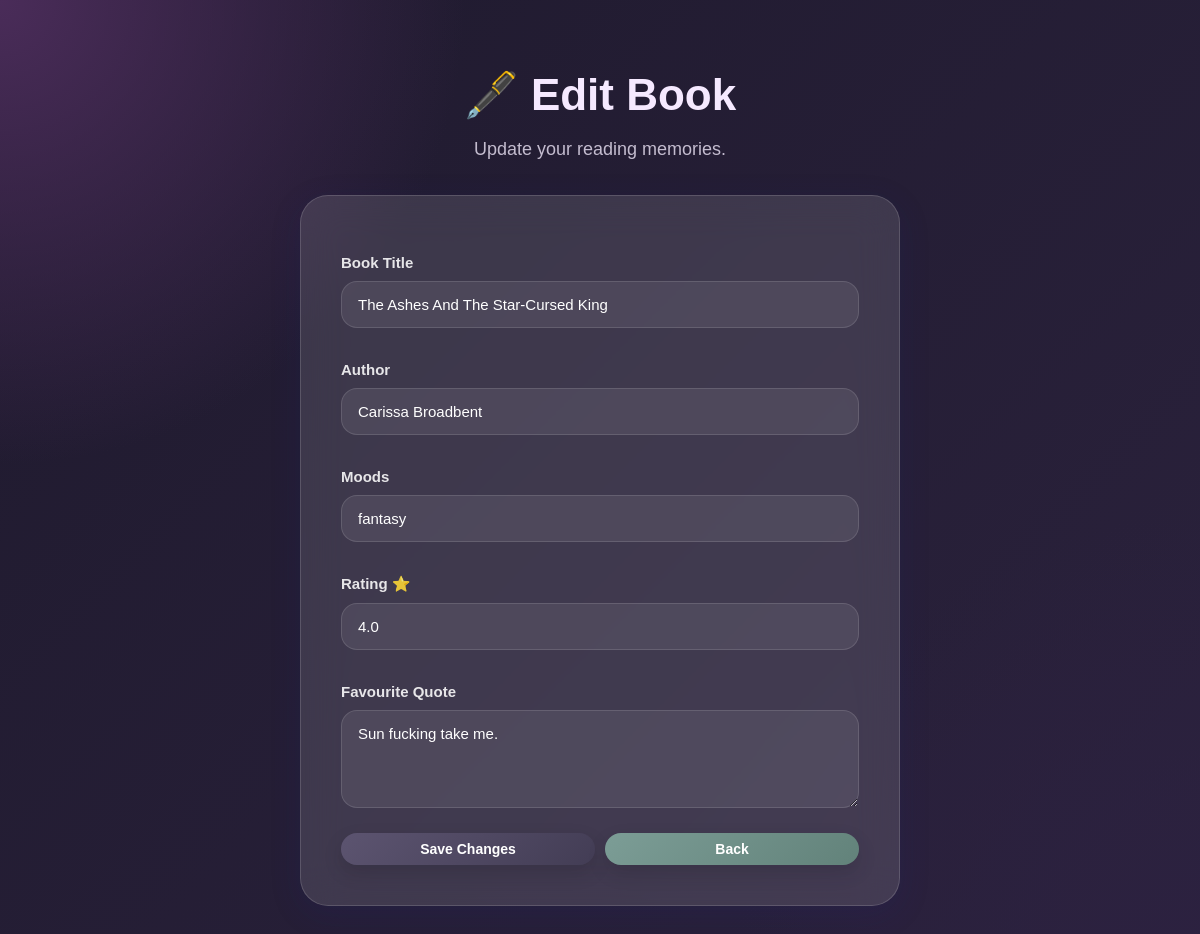
Page /edit/36 (signed in) on the committed database.
### app.py (models this page shows)
class Book(db.Model):
    id = db.Column(
        db.Integer,
        primary_key=True
    )
    title = db.Column(
        db.String(200),
        nullable=False
    )
    author = db.Column(
        db.String(200),
        nullable=False
    )
    mood = db.Column(
        db.String(200),
        nullable=False
    )
    rating = db.Column(
        db.Float,
        nullable=False
    )
    favorite = db.Column(
        db.Boolean,
        default=False
    )
    quote = db.Column(db.Text)
    cover_url = db.Column(
        db.String(500)
    )
    created_at = db.Column(
        db.DateTime,
        default = datetime.now(timezone.utc)
    )
    user_id = db.Column(
        db.Integer,
        db.ForeignKey("user.id"),
        nullable=False
    )

### app.py (the view, shortened to what this page needs)
@app.route("/edit/<int:id>", methods=["GET", "POST"])
@login_required
def edit_book(id):
    book = Book.query.filter_by(
        id=id,
        user_id=current_user.id
    ).first_or_404()
    return render_template(
        "edit.html",
        book=book
    )

### app.py (called while the page is built)
@login_manager.user_loader
def load_user(user_id):
    return db.session.get(
        User,
        int(user_id)
    )

### templates/edit.html (shortened to what this page needs)
<!doctype html>
<html lang="en">
  <head>
    <link rel="stylesheet" href="{{url_for('static',filename='style.css')}}" />
  </head>
  <body class="dark-mode">
    <div class="container">
      <h1 class="edit-title">🖋️ Edit Book</h1>
      <p class="edit-subtitle">Update your reading memories.</p>
      <form method="POST" class="edit-form">
        <label>Book Title</label>
        <input type="text" name="title" value="{{ book.title }}" required />
        <label>Author</label>
        <input type="text" name="author" value="{{ book.author }}" required />
        <label>Moods</label>
        <input
          type="text"
          name="mood"
          autocomplete="off"
          value="{{ book.mood }}"
          required
        />
        <label>Rating ⭐</label>
        <input
          type="number"
          name="rating"
          value="{{ book.rating }}"
          min="1"
          max="5"
          step="0.1"
          required
        />
        <label> Favourite Quote</label>
        <textarea
          name="quote"
          rows="4"
          placeholder="A line that stayed with you..."
        >
{{ book.quote }}</textarea
        >
        <div class="button-row">
          <button class="btn brown-btn" type="submit">Save Changes</button>
          <a href="/" class="btn green-btn"> Back </a>
        </div>
      </form>
    </div>
  </body>
</html>

### static/style.css (style rules this page uses)
* { box-sizing: border-box; }
:root { --primary: #5c5470; --primary-dark: #433d55; --secondary: #7c9d96; --secondary-dark: #62827a; --danger: #d67b7b; --danger-dark: #be6363; --gold: #d4a373; --gold-dark: #bc8a5f; --text-main: #3d3d3d; --text-soft: #7d748f; --glass-bg: rgba(255, 255, 255, 0.18); --glass-border: rgba(255, 255, 255, 0.22); --shadow: 0 8px 32px rgba(31, 38, 135, 0.14); --hover-shadow: 0 18px 40px rgba(31, 38, 135, 0.18); }
body { margin: 0; padding: 40px; min-height: 100vh; font-family: "Poppins", sans-serif; color: var(--text-main); background: radial-gradient(circle at top left, #f3d9fa 0%, transparent 28%), radial-gradient(circle at bottom right, #d6e4ff 0%, transparent 30%), linear-gradient(135deg, #f6f3ee, #e9e2d8); background-attachment: fixed; }
.container { max-width: 1450px; margin: auto; }
.navbar, form, .book-card, .stat-card, .api-search-box { background: var(--glass-bg); backdrop-filter: blur(22px); -webkit-backdrop-filter: blur(22px); border: 1px solid var(--glass-border); border-radius: 26px; box-shadow: var(--shadow), inset 0 1px 1px rgba(255, 255, 255, 0.22); }
.edit-form { max-width: 600px; margin: 35px auto; padding: 40px; background: rgba(255, 255, 255, 0.22); backdrop-filter: blur(18px); border-radius: 28px; box-shadow: var(--shadow); }
label { display: block; margin-top: 18px; margin-bottom: 10px; font-size: 15px; font-weight: 600; color: var(--primary-dark); }
.edit-form label { color: rgba(255, 255, 255, 0.88); }
.edit-title { font-size: 44px; margin-bottom: 8px; text-align: center; }
.edit-subtitle { font-size: 18px; color: var(--text-soft); margin-bottom: 35px; text-align: center; opacity: 0.8; }
form { width: 100%; max-width: 520px; margin: 28px auto; padding: 32px; display: flex; flex-direction: column; }
input, select, textarea { width: 100%; margin-top: 0; padding: 14px 16px; margin-bottom: 15px; border-radius: 16px; border: 1px solid rgba(255, 255, 255, 0.15); background: rgba(255, 255, 255, 0.7); font-size: 15px; font-weight: 500; margin-top: 0; font-family: inherit; color: var(--text-main); transition: 0.25s ease; }
textarea { resize: vertical; min-height: 80px; }
.btn { display: inline-flex; justify-content: center; align-items: center; gap: 6px; box-shadow: 0 8px 20px rgba(0, 0, 0, 0.12); padding: 8px 12px; border: none; border-radius: 16px; text-decoration: none; color: white; font-size: 14px; font-weight: 600; cursor: pointer; transition: transform 0.25s ease, box-shadow 0.25s ease, opacity 0.25s ease; white-space: nowrap; }
.brown-btn { background: linear-gradient(135deg, var(--primary), var(--primary-dark)); }
.green-btn { background: linear-gradient(135deg, var(--secondary), var(--secondary-dark)); }
.button-row { display: flex; gap: 10px; margin-top: auto; padding-top: 10px; }
.button-row .btn { flex: 1; }
body.dark-mode { background: radial-gradient(circle at top left, #4a2c59 0%, transparent 30%), radial-gradient(circle at bottom right, #2c2140 0%, transparent 30%), linear-gradient(135deg, #1f1a2e, #2b223d); color: #f5e9ff; }
body.dark-mode .navbar, body.dark-mode form, body.dark-mode .book-card, body.dark-mode .api-search-box, body.dark-mode .insight-card, body.dark-mode .chart-card, body.dark.mode .stat-card, body.dark-mode .book-highlight { background: rgba(255, 255, 255, 0.12); border: 1px solid rgba(255, 255, 255, 0.15); backdrop-filter: blur(20px); }
body.dark-mode p, body.dark-mode span, body.dark-mode strong { color: #ece4f6; }
body.dark-mode input, body.dark-mode select, body.dark-mode textarea { background: rgba(255, 255, 255, 0.08); color: white; border: 1px solid rgba(255, 255, 255, 0.12); }
body.dark-mode input::placeholder { color: #d8cde6; }

### rows in the picture
Book: title "The Ashes And The Star-Cursed King", author "Carissa Broadbent", mood "fantasy", rating "4.0", quote "Sun fucking take me."
